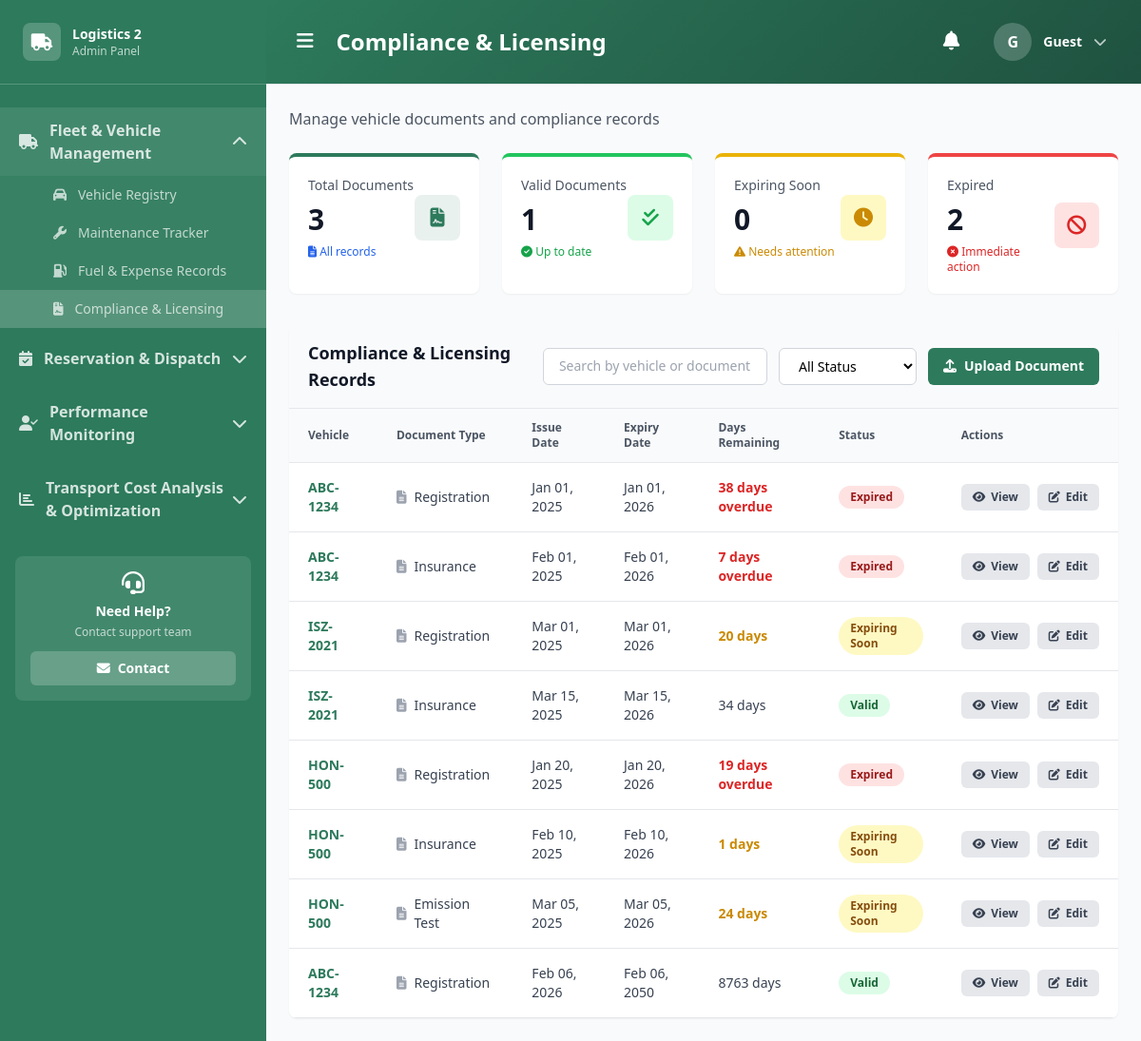
/ADMIN/module_1/compliance-licensing.php?id=1, run on the app's committed database.
### tables this page shows
CREATE TABLE `compliance_documents` (
  `id` int(11) NOT NULL,
  `vehicle_id` int(11) NOT NULL,
  `document_type` varchar(100) NOT NULL,
  `issue_date` date NOT NULL,
  `expiry_date` date NOT NULL,
  `document_number` varchar(100) DEFAULT NULL,
  `file_path` varchar(255) DEFAULT NULL,
  `notes` text DEFAULT NULL,
  `created_at` timestamp NOT NULL DEFAULT current_timestamp()
);

CREATE TABLE `vehicles` (
  `id` int(11) NOT NULL,
  `plate` varchar(20) NOT NULL,
  `vehicle` varchar(50) DEFAULT NULL,
  `model` varchar(50) DEFAULT NULL,
  `type` varchar(20) DEFAULT NULL,
  `year` int(11) DEFAULT NULL,
  `status` enum('Active','Inactive','Maintenance') DEFAULT 'Active',
  `availability` enum('Available','Assigned','Maintenance') DEFAULT 'Available',
  `lat` double DEFAULT NULL,
  `lng` double DEFAULT NULL,
  `last_maintenance` date DEFAULT NULL,
  `location` point DEFAULT NULL
);

### ADMIN/includes/functions.php (called while the page is built, shortened)
<?php
$conn = new mysqli('localhost', 'root', '', 'logistics2');
function getComplianceRecords($vehicle_id = null) {
    global $conn;
    if ($vehicle_id) {
        $stmt = $conn->prepare("
            SELECT cd.*, v.plate AS vehicle
            FROM compliance_documents cd
            JOIN vehicles v ON cd.vehicle_id = v.id
            WHERE cd.vehicle_id = ?
        ");
        $stmt->bind_param("i", $vehicle_id);
    } else {
        $stmt = $conn->prepare("
            SELECT cd.*, v.plate AS vehicle
            FROM compliance_documents cd
            JOIN vehicles v ON cd.vehicle_id = v.id
        ");
    }
    $stmt->execute();
    $result = $stmt->get_result();
    $records = $result ? $result->fetch_all(MYSQLI_ASSOC) : [];
    $today = new DateTime();
    foreach ($records as &$rec) {
        $expiry = new DateTime($rec['expiry_date']);
        $diff = (int)$today->diff($expiry)->format('%r%a');
    }
    return $records;
}
?>

### ADMIN/module_1/compliance-licensing.php (the view, shortened to what this page needs)
<?php
include '../includes/functions.php';
$vehicle_id = isset($_GET['id']) ? intval($_GET['id']) : null;
if ($vehicle_id) {
    $stmt = $conn->prepare("
        SELECT c.*, v.plate, v.model
        FROM compliance_documents c
        JOIN vehicles v ON c.vehicle_id = v.id
        WHERE c.vehicle_id = ?
        ORDER BY c.expiry_date ASC
    ");
    $stmt->bind_param("i", $vehicle_id);
}
$stmt->execute();
$result = $stmt->get_result();
$stmt->execute();
$result = $stmt->get_result();
$compliance = $result->fetch_all(MYSQLI_ASSOC);
$complianceStatuses = [
    'Valid' => 0,
    'Expiring Soon' => 0,
    'Expired' => 0
];
$today = new DateTime();
foreach ($compliance as &$record) {
    $expiryDate = new DateTime($record['expiry_date']);
    $daysRemaining = (int)$today->diff($expiryDate)->format('%r%a');
    if ($daysRemaining < 0) {
        $complianceStatuses['Expired']++;
    } elseif ($daysRemaining <= 30) {
        $record['status'] = 'Expiring Soon';
        $complianceStatuses['Expiring Soon']++;
    } else {
        $complianceStatuses['Valid']++;
    }
}
?>
<!DOCTYPE html>
<html lang="en">
<head>
    <script src="https://cdn.tailwindcss.com"></script>
    <link rel="stylesheet" href="https://cdnjs.cloudflare.com/ajax/libs/font-awesome/6.4.0/css/all.min.css">
</head>
<body class="bg-gray-50 font-sans">
    <?php include '../includes/sidebar.php'; ?>
    <div class="ml-0 md:ml-[280px] min-h-screen transition-all duration-300">
        <?php include '../includes/header.php'; ?>
        <main class="p-6">
            <div class="mb-6">
                <p class="text-gray-600">Manage vehicle documents and compliance records</p>
            </div>
            <div class="grid grid-cols-1 md:grid-cols-2 lg:grid-cols-4 gap-6 mb-8">
                <div class="bg-white rounded-lg p-5 shadow-sm border-t-4 border-primary-green">
                    <div class="flex items-center justify-between">
                        <div>
                            <div class="text-gray-600 text-sm font-medium">Total Documents</div>
                            <div class="text-3xl font-bold text-gray-900 my-2"><?php echo count($compliance); ?></div>
                            <div class="text-xs font-medium text-blue-600">
                                <i class="fas fa-file-alt"></i> All records
                            </div>
                        </div>
                        <div class="w-12 h-12 bg-primary-green/10 rounded-lg flex items-center justify-center">
                            <i class="fas fa-file-contract text-primary-green text-xl"></i>
                        </div>
                    </div>
                </div>
                <div class="bg-white rounded-lg p-5 shadow-sm border-t-4 border-green-500">
                    <div class="flex items-center justify-between">
                        <div>
                            <div class="text-gray-600 text-sm font-medium">Valid Documents</div>
                            <div class="text-3xl font-bold text-gray-900 my-2">
                                <?php echo $complianceStatuses['Valid']; ?>
                            </div>
                            <div class="text-xs font-medium text-green-600">
                                <i class="fas fa-check-circle"></i> Up to date
                            </div>
                        </div>
                        <div class="w-12 h-12 bg-green-100 rounded-lg flex items-center justify-center">
                            <i class="fas fa-check-double text-green-600 text-xl"></i>
                        </div>
                    </div>
                </div>
                <div class="bg-white rounded-lg p-5 shadow-sm border-t-4 border-yellow-500">
                    <div class="flex items-center justify-between">
                        <div>
                            <div class="text-gray-600 text-sm font-medium">Expiring Soon</div>
                            <div class="text-3xl font-bold text-gray-900 my-2">
                                <?php echo $complianceStatuses['Expiring Soon']; ?>
                            </div>
                            <div class="text-xs font-medium text-yellow-600">
                                <i class="fas fa-exclamation-triangle"></i> Needs attention
                            </div>
                        </div>
                        <div class="w-12 h-12 bg-yellow-100 rounded-lg flex items-center justify-center">
                            <i class="fas fa-clock text-yellow-600 text-xl"></i>
                        </div>
                    </div>
                </div>
                <div class="bg-white rounded-lg p-5 shadow-sm border-t-4 border-red-500">
                    <div class="flex items-center justify-between">
                        <div>
                            <div class="text-gray-600 text-sm font-medium">Expired</div>
                            <div class="text-3xl font-bold text-gray-900 my-2">
                                <?php echo $complianceStatuses['Expired']; ?>
                            </div>
                            <div class="text-xs font-medium text-red-600">
                                <i class="fas fa-times-circle"></i> Immediate action
                            </div>
                        </div>
                        <div class="w-12 h-12 bg-red-100 rounded-lg flex items-center justify-center">
                            <i class="fas fa-ban text-red-600 text-xl"></i>
                        </div>
                    </div>
                </div>
            </div>
            <div class="bg-white rounded-lg shadow-sm overflow-hidden">
                <div class="bg-gray-50 border-b border-gray-200 px-5 py-4">
                    <div class="flex flex-col md:flex-row md:items-center md:justify-between gap-4">
                        <h2 class="text-lg font-bold text-gray-900">Compliance & Licensing Records</h2>
                        <div class="flex flex-col sm:flex-row gap-3">
                            <div class="flex gap-3">
                                <input type="text" id="searchInput" placeholder="Search by vehicle or document..." onkeyup="filterTable()" class="px-4 py-2 border border-gray-300 rounded-md text-sm w-full sm:w-auto">
                                <select id="filterStatus" onchange="filterTable()" class="px-4 py-2 border border-gray-300 rounded-md text-sm bg-white">
                                    <option value="">All Status</option>
                                </select>
                            </div>
                            <button class="px-4 py-2 bg-primary-green text-white rounded-md text-sm font-semibold hover:bg-dark-green transition-all duration-300 inline-flex items-center justify-center gap-2 whitespace-nowrap" onclick="openUploadModal()">
                                <i class="fas fa-upload"></i> Upload Document
                            </button>
                        </div>
                    </div>
                </div>
<div class="overflow-x-auto">
    <table class="w-full border-collapse" id="complianceTable">
        <thead>
            <tr class="bg-gray-50 border-b border-gray-200">
                <th class="px-5 py-3 text-left text-xs font-semibold text-gray-600">Vehicle</th>
                <th class="px-5 py-3 text-left text-xs font-semibold text-gray-600">Document Type</th>
                <th class="px-5 py-3 text-left text-xs font-semibold text-gray-600">Issue Date</th>
                <th class="px-5 py-3 text-left text-xs font-semibold text-gray-600">Expiry Date</th>
                <th class="px-5 py-3 text-left text-xs font-semibold text-gray-600">Days Remaining</th>
                <th class="px-5 py-3 text-left text-xs font-semibold text-gray-600">Status</th>
                <th class="px-5 py-3 text-left text-xs font-semibold text-gray-600">Actions</th>
            </tr>
        </thead>
<tbody id="tableBody">
<?php
$complianceRecords = getComplianceRecords();
foreach ($complianceRecords as $rec):
    $today = new DateTime();
    $expiryDate = new DateTime($rec['expiry_date']);
    $daysRemaining = (int)$today->diff($expiryDate)->format('%r%a');
    if ($daysRemaining < 0) {
        $status = 'Expired';
    } elseif ($daysRemaining <= 30) {
        $status = 'Expiring Soon';
    } else {
        $status = 'Valid';
    }
    $statusClass = $status === 'Valid' ? 'bg-green-100 text-green-800' :
                   ($status === 'Expiring Soon' ? 'bg-yellow-100 text-yellow-800' : 'bg-red-100 text-red-800');
?>
<tr class="border-b border-gray-200 hover:bg-gray-50 transition-colors">
    <td class="px-5 py-4 text-sm font-semibold text-primary-green">
        <?= htmlspecialchars($rec['vehicle'] ?? '-') ?>
    </td>
    <td class="px-5 py-4 text-sm text-gray-700">
        <div class="flex items-center gap-2">
            <i class="fas fa-file-alt text-gray-400"></i>
            <?= htmlspecialchars($rec['document_type']) ?>
        </div>
    </td>
    <td class="px-5 py-4 text-sm text-gray-700">
        <?= date('M d, Y', strtotime($rec['issue_date'])) ?>
    </td>
    <td class="px-5 py-4 text-sm text-gray-700">
        <?= date('M d, Y', strtotime($rec['expiry_date'])) ?>
    </td>
    <td class="px-5 py-4 text-sm">
        <?php if ($daysRemaining < 0): ?>
            <span class="text-red-600 font-semibold"><?= abs($daysRemaining) ?> days overdue</span>
        <?php elseif ($daysRemaining <= 30): ?>
            <span class="text-yellow-600 font-semibold"><?= $daysRemaining ?> days</span>
        <?php else: ?>
            <span class="text-gray-700"><?= $daysRemaining ?> days</span>
        <?php endif; ?>
    </td>
    <td class="px-5 py-4 text-sm">
        <span class="inline-block px-3 py-1 rounded-full text-xs font-semibold <?= $statusClass ?>">
            <?= $status ?>
        </span>
    </td>
    <td class="px-5 py-4 text-sm">
        <div class="flex gap-2">
            <button class="px-3 py-1.5 bg-gray-200 text-gray-700 rounded-md text-xs font-semibold hover:bg-gray-300 transition-all inline-flex items-center gap-1.5"
                    onclick="viewDocument(<?= $rec['id'] ?>)">
                <i class="fas fa-eye"></i> View
            </button>
            <button class="px-3 py-1.5 bg-gray-200 text-gray-700 rounded-md text-xs font-semibold hover:bg-gray-300 transition-all inline-flex items-center gap-1.5"
                    onclick="editExpiry(<?= $rec['id'] ?>)">
                <i class="fas fa-edit"></i> Edit
            </button>
        </div>
    </td>
</tr>
<?php endforeach; ?>
</tbody>
    </table>
</div>
</div>
        </main>
    </div>
</body>
</html>

### data on the page
compliance_documents: vehicle.plate "ISZ-2021", document_type "Registration", issue_date "Mar 01, 2025", expiry_date "Mar 01, 2026", expiry_date "Expiring Soon"
compliance_documents: vehicle.plate "ISZ-2021", document_type "Insurance", issue_date "Mar 15, 2025", expiry_date "Mar 15, 2026", expiry_date "Valid"
compliance_documents: vehicle.plate "HON-500", document_type "Registration", issue_date "Jan 20, 2025", expiry_date "Jan 20, 2026", expiry_date "Expired"
compliance_documents: vehicle.plate "HON-500", document_type "Insurance", issue_date "Feb 10, 2025", expiry_date "Feb 10, 2026", expiry_date "Expiring Soon"
compliance_documents: vehicle.plate "HON-500", document_type "Emission Test", issue_date "Mar 05, 2025", expiry_date "Mar 05, 2026", expiry_date "Expiring Soon"

### other printed values
$initials "G"
$user['full_name'] "Guest"
count($compliance) "3"
$complianceStatuses['Valid'] "1"
$complianceStatuses['Expiring Soon'] "0"
$complianceStatuses['Expired'] "2"
$rec['vehicle'] "ABC-1234"
$rec['document_type'] "Registration"
date('M d, Y', strtotime($rec['issue_date'])) "Jan 01, 2025"
date('M d, Y', strtotime($rec['expiry_date'])) "Jan 01, 2026"
$status "Expired"
$rec['document_type'] "Insurance"
date('M d, Y', strtotime($rec['issue_date'])) "Feb 01, 2025"
date('M d, Y', strtotime($rec['expiry_date'])) "Feb 01, 2026"
date('M d, Y', strtotime($rec['issue_date'])) "Feb 06, 2026"
